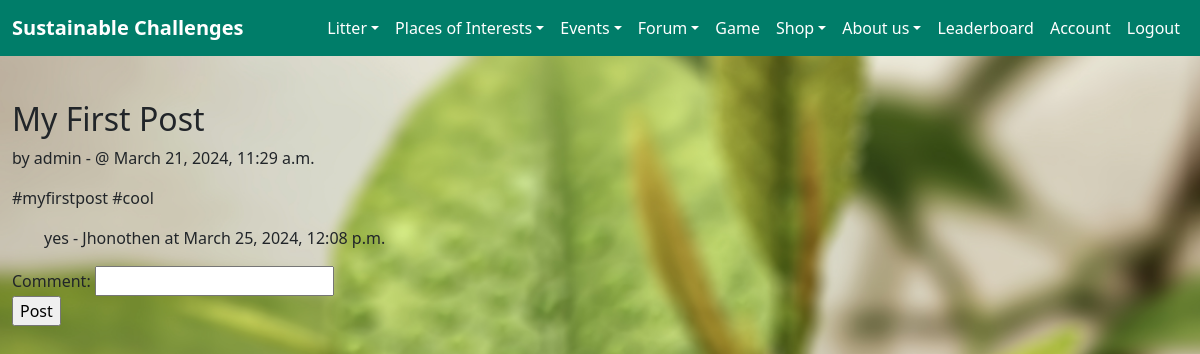
The page /forum/forum/suggestion/2 (signed in) on the database its author committed.
### forum/models.py (models this page shows, shortened)
class Post(models.Model):
    post_name = models.CharField("Post Name", max_length=100)
    post_text = models.CharField("Post Text", max_length=400)
    poster = models.ForeignKey(User, on_delete=models.CASCADE, default=None, verbose_name="Poster")
    post_date = models.DateTimeField("Date Posted", default=timezone.now)
    class Meta:
        abstract = True

class Suggestion(Post):
    endorsements = models.IntegerField(default=1)

class Comment(models.Model):
    comment_text = models.CharField("Comment Text", max_length= 400)
    linked_post = models.ForeignKey(Suggestion, default=None, blank=True, null=True, on_delete=models.CASCADE, verbose_name="Suggestion")
    linked_announcement = models.ForeignKey(Annoucement, default=None, blank=True, null=True, on_delete=models.CASCADE, verbose_name="Announcement")
    poster = models.ForeignKey(User, default=None, blank=True, null=True, on_delete=models.CASCADE, verbose_name="Poster")
    post_date = models.DateTimeField("Date Posted", default=timezone.now)
    endorsements = models.IntegerField(default=1)

### authuser/models.py (models this page shows, shortened)
class User(AbstractBaseUser, PermissionsMixin):
    email = models.EmailField(unique=True)
    username = models.CharField(max_length=30, unique=True, default="")
    first_name = models.CharField(max_length=30, default="")
    last_name = models.CharField(max_length=30, default="")
    points = models.IntegerField(default=0)
    level = models.IntegerField(default=1)
    tasks_till_next = models.IntegerField(default=1)
    GAME_MANAGER = None
    is_active = models.BooleanField(default=True)
    is_superuser = models.BooleanField(default=False)
    is_staff = models.BooleanField(default=False)
    date_joined = models.DateTimeField(default=timezone.now)
    last_login = models.DateTimeField(blank=True, null=True)
    objects = CustomUserManager()
    USERNAME_FIELD = 'email'
    EMAIL_FIELD = 'email'
    REQUIRED_FIELDS = []
    groups = models.ManyToManyField(
        'auth.Group',
        related_name='user_groups',
        blank=True,
        verbose_name='groups',
        help_text='The groups this user belongs to. A user will get all permissions granted to these groups.',
    )
    user_permissions = models.ManyToManyField(
        'auth.Permission',
        related_name='user_permissions',
        blank=True,
        verbose_name='user permissions',
        help_text='Specific permissions for this user.',
        related_query_name='user',
    )
    class Meta:
        verbose_name = 'User'
        verbose_name_plural = 'Users'

### forum/views.py (the view)
# urls.py: path("forum/suggestion/<int:suggestion_id>", views.suggestion, name="suggestion"),
@login_required
def suggestion(request, suggestion_id):
    _suggestion = get_object_or_404(Suggestion, pk=suggestion_id)
    comments = Comment.objects.filter(linked_post=_suggestion).order_by("post_date")
    if request.method == 'POST':
        form = CommentForm(request.POST)
        if form.is_valid():
            obj = Comment(comment_text=form.cleaned_data['text'], linked_post=_suggestion, poster=request.user)
            obj.save()
            return HttpResponseRedirect(f'/forum/forum/suggestion/{_suggestion.id}')
    else:
        form = CommentForm
    return render(request, 'suggestion.html', {'title': _suggestion.post_name,
                                                     'post_text': _suggestion.post_text,
                                                     'object_id': _suggestion.id,
                                                     'date':_suggestion.post_date,
                                                     'poster': _suggestion.poster,
                                                     'comments': comments,
                                                     'form': form,
                                                     "is_staff": request.user.is_staff,
                                                     "requester_id": request.user.id})

### forum/templates/suggestion.html (shortened to what this page needs)
{% extends 'home/base.html'%}
{%block content%}
{% load static %}
<h2>{{ title }}<br/></h2>
<p>by {{ poster.username }} - @ {{ date }}</p>
<p>{{ post_text }}<br/></p>
{% if comments %}
    <ul style="list-style: none;">
        {%for comment in comments %}
            <li>{{ comment.comment_text }} - {{ comment.poster.username}} at {{ comment.post_date }}</li>
        {% endfor %}
    </ul>
{% endif %}
<form action="" method="POST" enctype="multipart/form-data">
    {{ form }}
    <input type="submit" value="Post">
</form>
{%endblock%}

### home/static/style.css (style rules this page uses)
body { background-image: url(./melanfolia-HSr_FUzDH2w-unsplash-blur.jpg); width: 100%; height: 100%; background-size: cover; background-repeat: no-repeat; background-attachment: fixed; position: absolute; background-position-y: center; background-position-x: center; }

### rows shown on the page
Suggestion: post_name "My First Post", post_date "March 21, 2024, 11:29 a.m.", post_text "#myfirstpost #cool"
User: username "admin"
Comment: comment_text "yes", poster.username "Jhonothen", post_date "March 25, 2024, 12:08 p.m."
